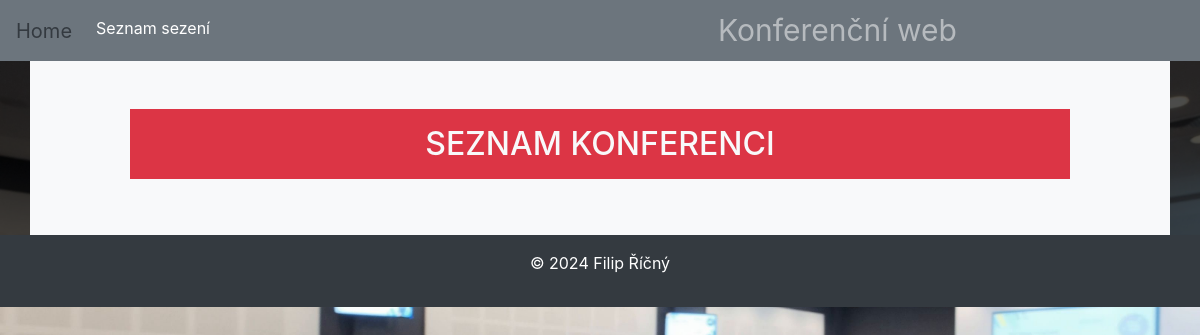
/udalosti/, run on an earlier commit of the app's database.
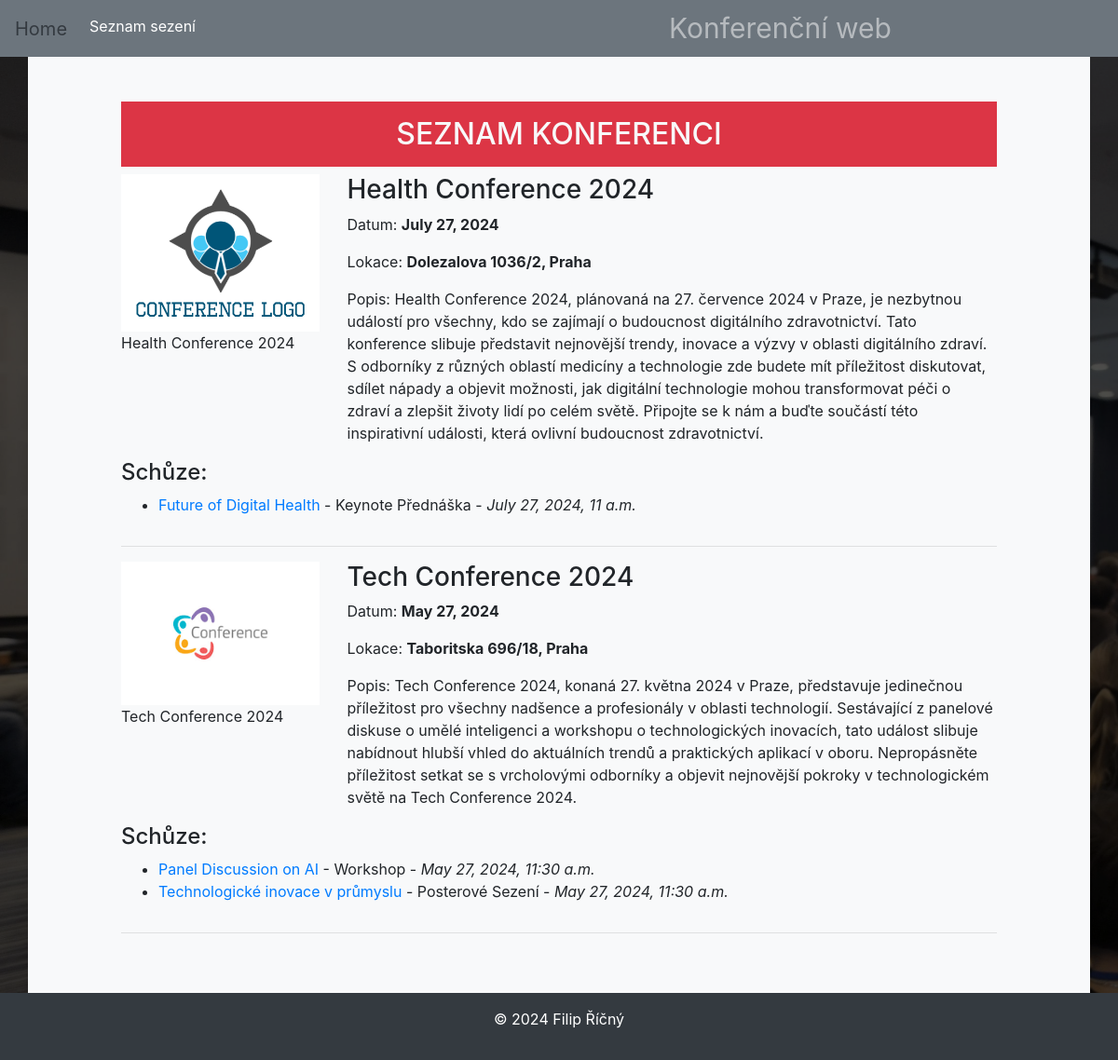
And on a later commit of the database.
### udalosti/models.py (models this page shows, shortened)
class Conference(models.Model):
    nazev = models.CharField(max_length=100, unique=True, verbose_name="Název konference",
                             help_text="Zadejte název konference", error_messages={'blank': 'Název musí být vyplněn'},
                             blank=False)
    lokace = models.CharField(max_length=200, verbose_name="Lokace konference", help_text="Zadejte lokaci konference",
                              error_messages={'blank': 'Lokace musí být vyplněna'}, blank=False)
    datum = models.DateField(verbose_name='Datum konference', help_text='Zadejte datum konference', blank=False)
    logo = models.ImageField(blank=True, upload_to='loga', verbose_name='Logo konference',
                             help_text='Zadejte logo konference')
    description = models.TextField(blank=True, verbose_name="Popis konference", help_text="Zadejte popis konference")
    class Meta:
        ordering = ['nazev']
        verbose_name = 'Konference'
        verbose_name_plural = 'Konference'

class Session(models.Model):
    SESSION_TYPE = [
        ("Keynote Přednáška", "Keynote Přednáška"),
        ("Panelová Diskuze", "Panelová Diskuze"),
        ("Workshop", "Workshop"),
        ("Posterové Sezení", "Posterové Sezení"),
        ("Breakout Sezení", "Breakout Sezení"),
        ("Q&A Session", "Q&A Session"),
        ("Roundtable Diskuze", "Roundtable Diskuze"),
        ("Lightning Talks", "Lightning Talks"),
    ]
    nazev = models.CharField(max_length=100, unique=True, verbose_name="Název schůze", help_text="Zadejte název schůze",
                             error_messages={'blank': 'Název musí být vyplněn'}, blank=False)
    cas = models.DateTimeField(verbose_name="Čas schůze", blank=False)
    speaker = models.ForeignKey(Speaker, on_delete=models.CASCADE, verbose_name="Mluvčí", blank=False)
    conference = models.ForeignKey(Conference, on_delete=models.CASCADE, verbose_name="Konference", blank=False)
    typ = models.CharField(verbose_name="Typ schůze", default="Workshop", max_length=20, choices=SESSION_TYPE,
                           blank=False)
    description = models.TextField(blank=True, verbose_name="Popis schůze", help_text="Zadejte popis schůze")
    class Meta:
        ordering = ['nazev']
        verbose_name = 'Schůze'
        verbose_name_plural = 'Schůze'

### udalosti/views.py (the view)
# urls.py: path('', views.home, name='home'),
def home(request):
        conferences = Conference.objects.all()
        context = {
            'nadpis': 'Konferenční zasedání',
            'conferences': conferences
        }
        return render(request, 'home.html', context=context)

### udalosti/templates/home.html
{% extends 'base.html' %}
{% block content %}
<h2 class="bg-danger text-light text-center text-uppercase p-3">Seznam konferenci</h2>
    {% for conference in conferences %}
    <div class="row">
        <div class="col-lg-3">
            <figure>
                <img src="{{ conference.logo.url }}" alt="{{ conference.nazev }}" class="img-fluid">
                <figcaption>{{ conference.nazev }}</figcaption>
            </figure>
        </div>
        <div class="col-lg-9">
            <h3>{{ conference.nazev }}</h3>
            <p>Datum: <b>{{ conference.datum }}</b></p>
            <p>Lokace: <b>{{ conference.lokace }}</b></p>
            <p>Popis: {{ conference.description }}</p>
        </div>
    </div>
    <div class="row">
        <div class="col-lg-12">
            <h4>Schůze:</h4>
            <ul>
                {% for session in conference.session_set.all %}
                <li>
                    <a href="{% url 'session_detail' session.pk %}">{{ session.nazev }}</a>
                    - {{ session.typ }} -
                    <i>{{ session.cas }}</i>
                </li>
                {% endfor %}
            </ul>
        </div>
    </div>
    <hr>
    {% endfor %}
{% endblock %}

### udalosti/templates/base.html (shortened to what this page needs)
<!DOCTYPE html>
<html lang="cs">
<head>
    {% load static %}
    <link rel="stylesheet" href="{% static 'bootstrap/bootstrap.min.css' %}">
    <link rel="stylesheet" href="{% static 'css/styles.css' %}">
</head>
<body>
    <header class=" text-center">
    <nav class="navbar navbar-expand-sm navbar-dark bg-secondary">
        <a class="navbar-brand text-dark" href="{% url 'home' %}">Home</a>
        <div class="collapse navbar-collapse" id="collapsibleNavId">
            <ul class="navbar-nav mr-auto mt-2 mt-lg-0">
                <li class="nav-item active">
                    <a class="nav-link" href="{% url 'session_list' %}">Seznam sezení <span class="sr-only">(current)</span></a>
                </li>
                <span class="navbar-text ml-auto display-5 nadpisek">
            Konferenční web
        </span>
            </ul>
        </div>
    </nav>
    </header>
    <main class="container pt-5 pb-5  bg-light">
        {% block content %}{% endblock %}
    </main>
    <footer class="container-fluid bg-dark p-3">
        <p class="text-center text-white">&copy; 2024 Filip Říčný</p>
    </footer>

### udalosti/static/css/styles.css (style rules this page uses)
.nadpisek { padding: 0 0 0 500px; font-size: 30px; }
body { background-image: url("../img/download.jpeg"); background-size: cover; background-repeat: no-repeat; background-attachment: fixed; backdrop-filter: brightness(30%); }
main { padding-left:100px !important; padding-right: 100px !important; }

What changed in the data, as far as the page shows it:
added Conference: logo (picture), nazev "Health Conference 2024", datum "July 27, 2024", lokace "Dolezalova 1036/2, Praha", description "Health Conference 2024, plánovaná na 27. července 2024 v Praze, je nezbytnou událostí pro všechny, kdo se zajímají o budoucnost digitálního zdravotnictví. Tato konference slibuje představit nejnovější trendy, inovace a výzvy v oblasti digitálního zdraví. S odborníky z různých oblastí medicíny a technologie zde budete mít příležitost diskutovat, sdílet nápady a objevit možnosti, jak digitální technologie mohou transformovat péči o zdraví a zlepšit životy lidí po celém světě. Připojte se k nám a buďte součástí této inspirativní události, která ovlivní budoucnost zdravotnictví."
added Session: nazev "Future of Digital Health", typ "Keynote Přednáška", cas "July 27, 2024, 11 a.m.", shown under "Health Conference 2024"
added Conference: logo (picture), nazev "Tech Conference 2024", datum "May 27, 2024", lokace "Taboritska 696/18, Praha", description "Tech Conference 2024, konaná 27. května 2024 v Praze, představuje jedinečnou příležitost pro všechny nadšence a profesionály v oblasti technologií. Sestávající z panelové diskuse o umělé inteligenci a workshopu o technologických inovacích, tato událost slibuje nabídnout hlubší vhled do aktuálních trendů a praktických aplikací v oboru. Nepropásněte příležitost setkat se s vrcholovými odborníky a objevit nejnovější pokroky v technologickém světě na Tech Conference 2024."
added Session: nazev "Panel Discussion on AI", typ "Workshop", cas "May 27, 2024, 11:30 a.m.", shown under "Tech Conference 2024"
added Session: nazev "Technologické inovace v průmyslu", typ "Posterové Sezení", cas "May 27, 2024, 11:30 a.m.", shown under "Tech Conference 2024"
